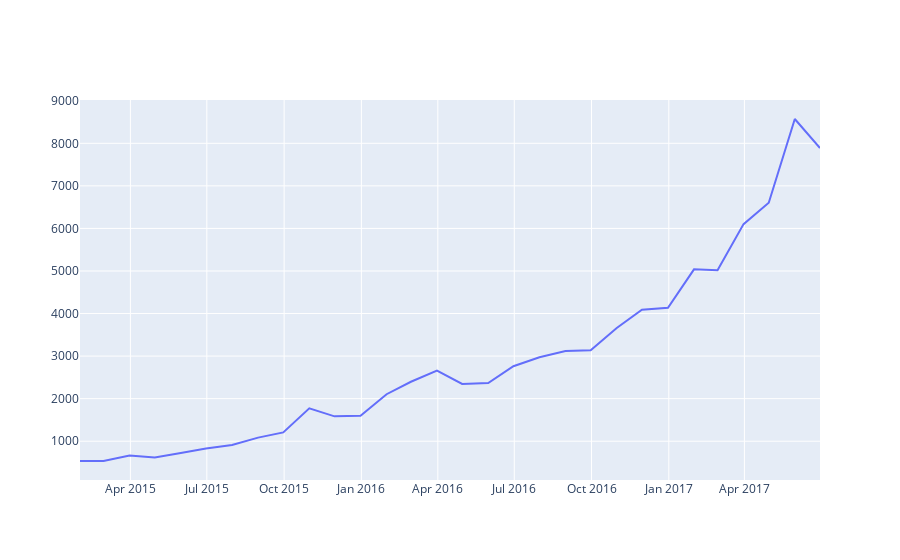

The code cell stored with this chart in its notebook:
### Code cell
plotly_df(monthly_df.loc["2015-01-31":])
